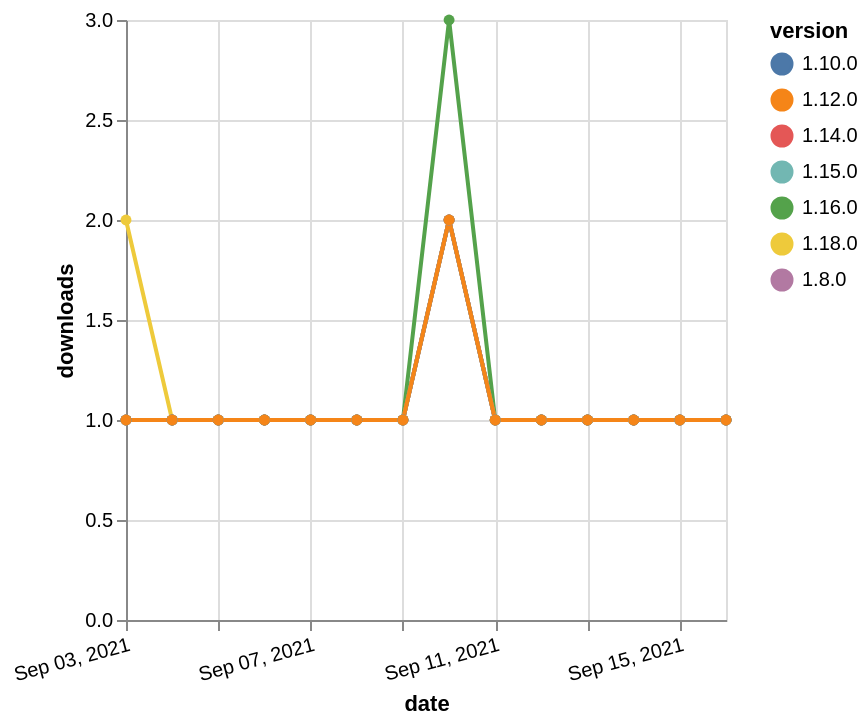

Write a Vega-Lite specification for this figure.
### Vega-Lite specification from a JSON file in a GitHub repository (floating-point values rounded to 4 significant figures)
{"$schema": "https://vega.github.io/schema/vega-lite/v5.json", "description": "A simple bar chart with embedded data.", "data": {"values": [{"date": "2021-09-03", "total": 114, "delta": 2, "version": "1.18.0"}, {"date": "2021-09-04", "total": 115, "delta": 1, "version": "1.18.0"}, {"date": "2021-09-05", "total": 116, "delta": 1, "version": "1.18.0"}, {"date": "2021-09-06", "total": 117, "delta": 1, "version": "1.18.0"}, {"date": "2021-09-07", "total": 118, "delta": 1, "version": "1.18.0"}, {"date": "2021-09-08", "total": 119, "delta": 1, "version": "1.18.0"}, {"date": "2021-09-09", "total": 120, "delta": 1, "version": "1.18.0"}, {"date": "2021-09-10", "total": 122, "delta": 2, "version": "1.18.0"}, {"date": "2021-09-11", "total": 123, "delta": 1, "version": "1.18.0"}, {"date": "2021-09-12", "total": 124, "delta": 1, "version": "1.18.0"}, {"date": "2021-09-13", "total": 125, "delta": 1, "version": "1.18.0"}, {"date": "2021-09-14", "total": 126, "delta": 1, "version": "1.18.0"}, {"date": "2021-09-15", "total": 127, "delta": 1, "version": "1.18.0"}, {"date": "2021-09-16", "total": 128, "delta": 1, "version": "1.18.0"}, {"date": "2021-09-03", "total": 222, "delta": 1, "version": "1.8.0"}, {"date": "2021-09-04", "total": 223, "delta": 1, "version": "1.8.0"}, {"date": "2021-09-05", "total": 224, "delta": 1, "version": "1.8.0"}, {"date": "2021-09-06", "total": 225, "delta": 1, "version": "1.8.0"}, {"date": "2021-09-07", "total": 226, "delta": 1, "version": "1.8.0"}, {"date": "2021-09-08", "total": 227, "delta": 1, "version": "1.8.0"}, {"date": "2021-09-09", "total": 228, "delta": 1, "version": "1.8.0"}, {"date": "2021-09-10", "total": 230, "delta": 2, "version": "1.8.0"}, {"date": "2021-09-11", "total": 231, "delta": 1, "version": "1.8.0"}, {"date": "2021-09-12", "total": 232, "delta": 1, "version": "1.8.0"}, {"date": "2021-09-13", "total": 233, "delta": 1, "version": "1.8.0"}, {"date": "2021-09-14", "total": 234, "delta": 1, "version": "1.8.0"}, {"date": "2021-09-15", "total": 235, "delta": 1, "version": "1.8.0"}, {"date": "2021-09-16", "total": 236, "delta": 1, "version": "1.8.0"}, {"date": "2021-09-03", "total": 288, "delta": 1, "version": "1.10.0"}, {"date": "2021-09-04", "total": 289, "delta": 1, "version": "1.10.0"}, {"date": "2021-09-05", "total": 290, "delta": 1, "version": "1.10.0"}, {"date": "2021-09-06", "total": 291, "delta": 1, "version": "1.10.0"}, {"date": "2021-09-07", "total": 292, "delta": 1, "version": "1.10.0"}, {"date": "2021-09-08", "total": 293, "delta": 1, "version": "1.10.0"}, {"date": "2021-09-09", "total": 294, "delta": 1, "version": "1.10.0"}, {"date": "2021-09-10", "total": 296, "delta": 2, "version": "1.10.0"}, {"date": "2021-09-11", "total": 297, "delta": 1, "version": "1.10.0"}, {"date": "2021-09-12", "total": 298, "delta": 1, "version": "1.10.0"}, {"date": "2021-09-13", "total": 299, "delta": 1, "version": "1.10.0"}, {"date": "2021-09-14", "total": 300, "delta": 1, "version": "1.10.0"}, {"date": "2021-09-15", "total": 301, "delta": 1, "version": "1.10.0"}, {"date": "2021-09-16", "total": 302, "delta": 1, "version": "1.10.0"}, {"date": "2021-09-03", "total": 164, "delta": 1, "version": "1.16.0"}, {"date": "2021-09-04", "total": 165, "delta": 1, "version": "1.16.0"}, {"date": "2021-09-05", "total": 166, "delta": 1, "version": "1.16.0"}, {"date": "2021-09-06", "total": 167, "delta": 1, "version": "1.16.0"}, {"date": "2021-09-07", "total": 168, "delta": 1, "version": "1.16.0"}, {"date": "2021-09-08", "total": 169, "delta": 1, "version": "1.16.0"}, {"date": "2021-09-09", "total": 170, "delta": 1, "version": "1.16.0"}, {"date": "2021-09-10", "total": 173, "delta": 3, "version": "1.16.0"}, {"date": "2021-09-11", "total": 174, "delta": 1, "version": "1.16.0"}, {"date": "2021-09-12", "total": 175, "delta": 1, "version": "1.16.0"}, {"date": "2021-09-13", "total": 176, "delta": 1, "version": "1.16.0"}, {"date": "2021-09-14", "total": 177, "delta": 1, "version": "1.16.0"}, {"date": "2021-09-15", "total": 178, "delta": 1, "version": "1.16.0"}, {"date": "2021-09-16", "total": 179, "delta": 1, "version": "1.16.0"}, {"date": "2021-09-03", "total": 141, "delta": 1, "version": "1.14.0"}, {"date": "2021-09-04", "total": 142, "delta": 1, "version": "1.14.0"}, {"date": "2021-09-05", "total": 143, "delta": 1, "version": "1.14.0"}, {"date": "2021-09-06", "total": 144, "delta": 1, "version": "1.14.0"}, {"date": "2021-09-07", "total": 145, "delta": 1, "version": "1.14.0"}, {"date": "2021-09-08", "total": 146, "delta": 1, "version": "1.14.0"}, {"date": "2021-09-09", "total": 147, "delta": 1, "version": "1.14.0"}, {"date": "2021-09-10", "total": 149, "delta": 2, "version": "1.14.0"}, {"date": "2021-09-11", "total": 150, "delta": 1, "version": "1.14.0"}, {"date": "2021-09-12", "total": 151, "delta": 1, "version": "1.14.0"}, {"date": "2021-09-13", "total": 152, "delta": 1, "version": "1.14.0"}, {"date": "2021-09-14", "total": 153, "delta": 1, "version": "1.14.0"}, {"date": "2021-09-15", "total": 154, "delta": 1, "version": "1.14.0"}, {"date": "2021-09-16", "total": 155, "delta": 1, "version": "1.14.0"}, {"date": "2021-09-03", "total": 140, "delta": 1, "version": "1.15.0"}, {"date": "2021-09-04", "total": 141, "delta": 1, "version": "1.15.0"}, {"date": "2021-09-05", "total": 142, "delta": 1, "version": "1.15.0"}, {"date": "2021-09-06", "total": 143, "delta": 1, "version": "1.15.0"}, {"date": "2021-09-07", "total": 144, "delta": 1, "version": "1.15.0"}, {"date": "2021-09-08", "total": 145, "delta": 1, "version": "1.15.0"}, {"date": "2021-09-09", "total": 146, "delta": 1, "version": "1.15.0"}, {"date": "2021-09-10", "total": 148, "delta": 2, "version": "1.15.0"}, {"date": "2021-09-11", "total": 149, "delta": 1, "version": "1.15.0"}, {"date": "2021-09-12", "total": 150, "delta": 1, "version": "1.15.0"}, {"date": "2021-09-13", "total": 151, "delta": 1, "version": "1.15.0"}, {"date": "2021-09-14", "total": 152, "delta": 1, "version": "1.15.0"}, {"date": "2021-09-15", "total": 153, "delta": 1, "version": "1.15.0"}, {"date": "2021-09-16", "total": 154, "delta": 1, "version": "1.15.0"}, {"date": "2021-09-03", "total": 174, "delta": 1, "version": "1.12.0"}, {"date": "2021-09-04", "total": 175, "delta": 1, "version": "1.12.0"}, {"date": "2021-09-05", "total": 176, "delta": 1, "version": "1.12.0"}, {"date": "2021-09-06", "total": 177, "delta": 1, "version": "1.12.0"}, {"date": "2021-09-07", "total": 178, "delta": 1, "version": "1.12.0"}, {"date": "2021-09-08", "total": 179, "delta": 1, "version": "1.12.0"}, {"date": "2021-09-09", "total": 180, "delta": 1, "version": "1.12.0"}, {"date": "2021-09-10", "total": 182, "delta": 2, "version": "1.12.0"}, {"date": "2021-09-11", "total": 183, "delta": 1, "version": "1.12.0"}, {"date": "2021-09-12", "total": 184, "delta": 1, "version": "1.12.0"}, {"date": "2021-09-13", "total": 185, "delta": 1, "version": "1.12.0"}, {"date": "2021-09-14", "total": 186, "delta": 1, "version": "1.12.0"}, {"date": "2021-09-15", "total": 187, "delta": 1, "version": "1.12.0"}, {"date": "2021-09-16", "total": 188, "delta": 1, "version": "1.12.0"}]}, "width": "container", "mark": {"type": "line", "point": {"filled": true}}, "encoding": {"x": {"field": "date", "type": "temporal", "timeUnit": "yearmonthdate", "title": "date", "axis": {"labelAngle": -15}}, "y": {"field": "delta", "type": "quantitative", "title": "downloads"}, "color": {"field": "version", "type": "nominal"}, "tooltip": {"field": "delta"}}}
